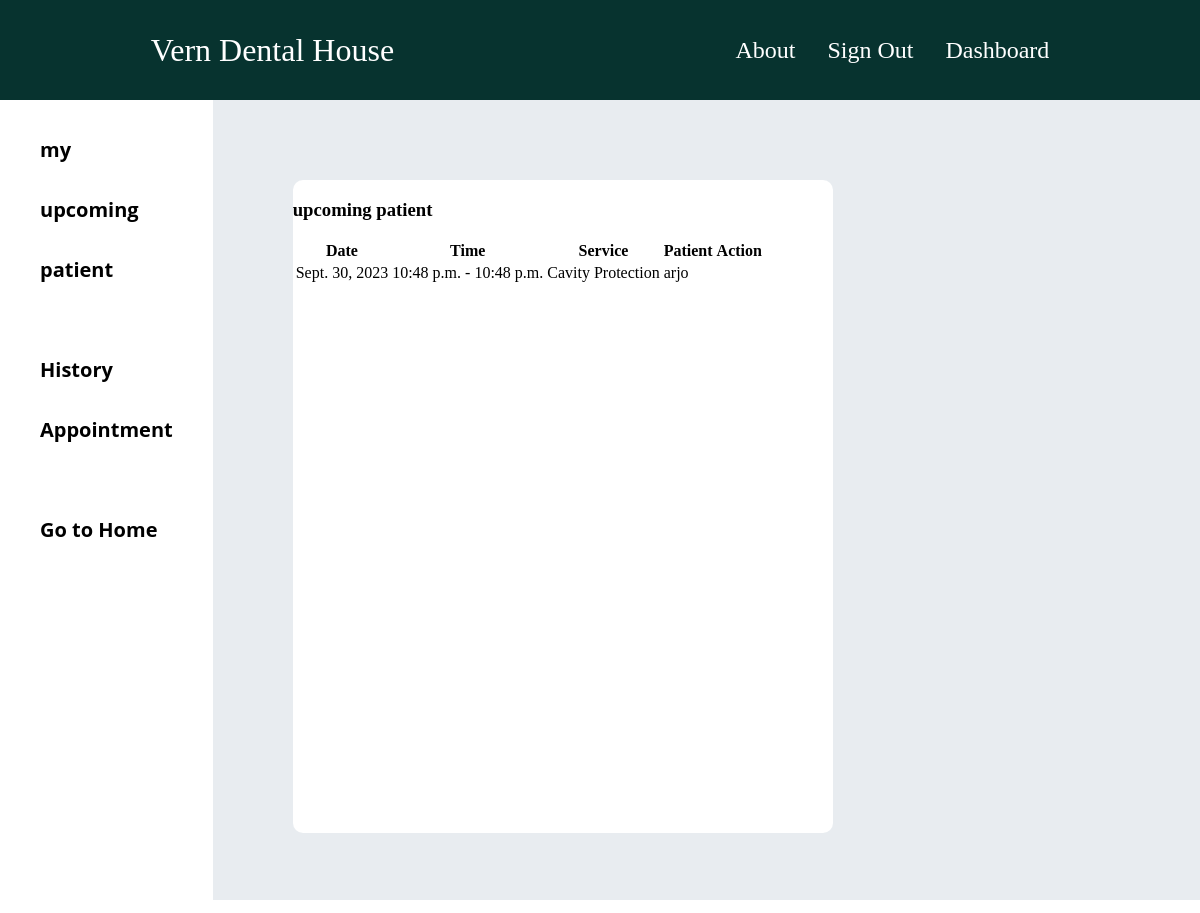
The app's page /userDoctorAppointment/ (signed in), older data.
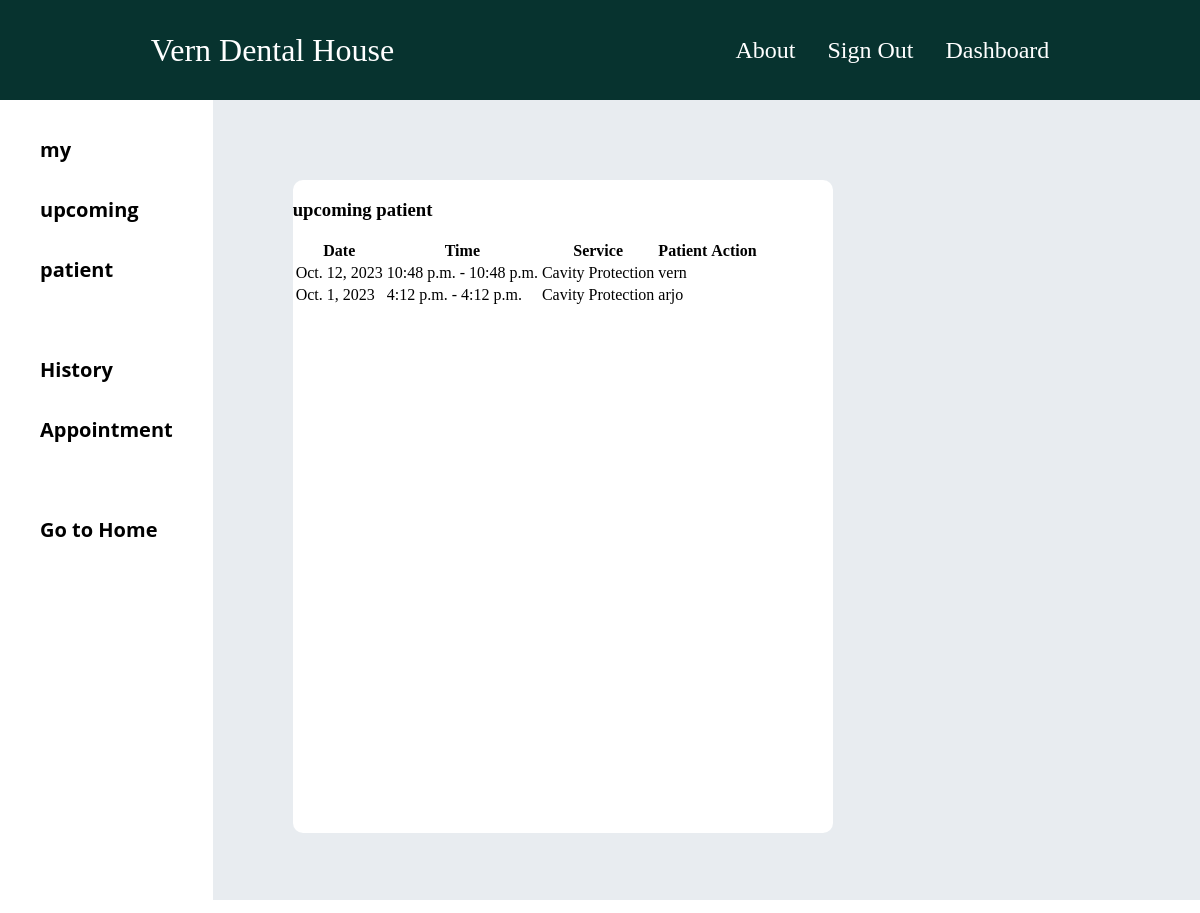
The same page, newer data.
### userDoctorOperation/models.py (models this page shows)
class Slot(models.Model):
    doctor = models.ForeignKey(Doctor, on_delete=models.CASCADE)
    date = models.DateField()
    startTime = models.TimeField()
    endTime = models.TimeField()
    isBooked = models.BooleanField(default=False)
    patient = models.ForeignKey(get_user_model(), on_delete=models.SET_NULL, null=True, blank=True)
    def __str__(self):
        return f"Slot for {self.doctor} on {self.date} from {self.startTime} to {self.endTime}"

class Doctor(models.Model):
    user = models.OneToOneField(User, on_delete=models.CASCADE)
    specialties = models.ManyToManyField(DentalService, related_name='specialties')
    def __str__(self):
        return self.user.username

### base/models.py (models this page shows)
class DentalService(models.Model):
    name = models.CharField(max_length=100)
    image=models.ImageField(upload_to='services/images')
    def __str__(self):
        return self.name

### dashboard/views.py (the view)
# urls.py: path('userDoctorAppointment/',userDoctorAppointment,name='userDoctorAppointment'),
def userDoctorAppointment(request):
    page = 'userDoctorAppointment'
    user = request.user
    if user.userprofile.userType == 'doctor':
        appointments = Slot.objects.filter(doctor=user.doctor, isBooked=True)
        print(appointments)
    else:
        appointments = Slot.objects.filter(patient=user, isBooked=True)
    return render(
        request,
        'dashboard/appointment.html',
        {'appointments': appointments, 'page': userDoctorAppointment}
    )

### dashboard/templates/dashboard/appointment.html (shortened to what this page needs)
{% extends "index.html" %}
{% block content %}
<section class="dashboard">
    {% if user.userprofile.userType == 'doctor' %}
    {% include "dashboard/doctor-dashboard-nav.html" %}
    {% else %}
    {% include "dashboard/normal-dashboard-nav.html" %}
    {% endif %}
    <div class="dashboard-room">
        {% if user.userprofile.userType == 'doctor' %}
        <h3>upcoming patient</h3>
        {% else %}
        <h3>My Appointment</h3>
        {% endif %}
        <table class="appointments-table">
            <thead>
                <tr>
                    <th>Date</th>
                    <th>Time</th>
                    <th>Service</th>
                    <th>{% if user.userprofile.userType == 'doctor' %}Patient{% else %}Doctor{% endif %}</th>
                    <th>Action</th>
                </tr>
            </thead>
            <tbody>
                {% for appointment in appointments %}
                <tr>
                    <td>{{ appointment.date }}</td>
                    <td>{{ appointment.startTime }} - {{ appointment.endTime }}</td>
                    <td>{{ appointment.doctor.specialties.first }}</td>
                    <td>{% if user.userprofile.userType == 'doctor' %}{{ appointment.patient }}{% else %}{{ appointment.doctor.user.username }}{% endif %}</td>
                    <td>
                        {% if user.userprofile.userType == 'doctor' %}
                        <a href="{% url 'cancelAppointment' appointment.id %}">Cancel</a>
                        {% endif %}
                    </td>
                </tr>
                {% endfor %}
            </tbody>
        </table>
    </div>
</section>
{% endblock content %}

### templates/index.html (shortened to what this page needs)
<!DOCTYPE html>
{% load static %}
<html lang="en">
<head>
    <link rel="stylesheet" href="{% static 'css/main.css' %}">
</head>
<body>
    {% include "navbar.html" %}
    <main>
    {% block content %}
    {% endblock content %}
</main>
</body>
</html>

### templates/navbar.html (shortened to what this page needs)
<nav id="desktop-nav">
  <a href="/" class="logo">Vern Dental House</a>
  <div>
    <ul class="nav-links">
      <li><a href="#about">About</a></li>
      {% if request.user.is_authenticated %}
      <li><a href="{% url 'signout' %}">Sign Out</a></li>
      <li><a href="/dashboard">Dashboard</a></li>
      {% else %}
      <li><a href="{% url 'login' %}">Login</a></li>
      {% endif %}
    </ul>
  </div>
</nav>

### dashboard/templates/dashboard/doctor-dashboard-nav.html
<div class="dashboard-nav">
    <a href="{% url 'userDoctorAppointment' %}">my upcoming patient</a>
    <a href="{% url 'HistoryAppointment' %}">History Appointment</a>
    <a href="/">Go to Home</a>
  </div>

### static/css/main.css (style rules this page uses)
body { margin: 0; padding: 0; }
main { display: flex; justify-content: center; align-items: center; flex-direction: column; }
nav, .nav-links { display: flex; }
nav { justify-content: space-around; align-items: center; height: 100px; background-color: #07332F; }
.nav-links { gap: 32px; list-style: none; font-size: 24px; }
a { color: white; text-decoration: none; text-decoration-color: white; }
.logo { font-size: 32px; }
.dashboard { display: grid; grid-template-columns: 1fr 5fr; grid-row-gap: 10px; background-color: #e8ecf0; height: 100vh; }
.dashboard-nav { display: flex; flex-direction: column; background-color: white; }
.dashboard-nav a { text-decoration: none; color: black; font-family: Open Sans; font-size: 20px; font-style: normal; font-weight: 700; line-height: 60px; padding: 20px 40px; }
.dashboard-room { width: 540px; height: 653px; border-radius: 10px; margin: 80px; background: #FFF; }

Row changes from the older to the newer data that the page shows:
no longer on this page (row edited): Slot: date "Sept. 30, 2023", startTime "10:48 p.m.", endTime "10:48 p.m.", doctor.specialties.first "Cavity Protection", patient "arjo"
now on this page (row edited): Slot: date "Oct. 12, 2023", startTime "10:48 p.m.", endTime "10:48 p.m.", doctor.specialties.first "Cavity Protection", patient "vern"
added Slot: date "Oct. 1, 2023", startTime "4:12 p.m.", endTime "4:12 p.m.", doctor.specialties.first "Cavity Protection", patient "arjo"
